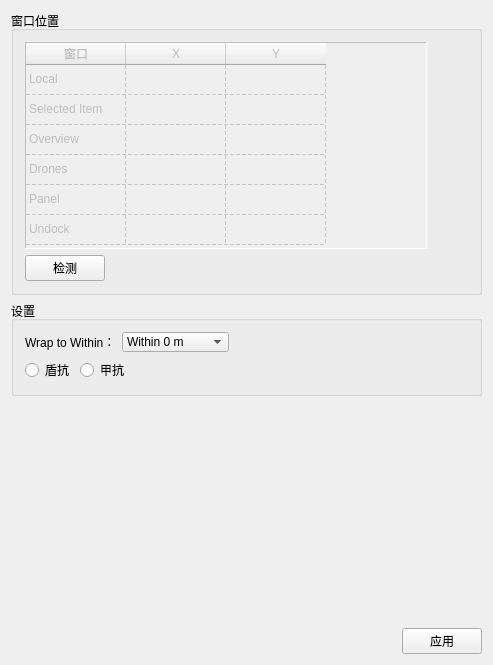
<?xml version="1.0" encoding="UTF-8"?>
<ui version="4.0">
 <class>SchemeWindow</class>
 <widget class="QWidget" name="SchemeWindow">
  <property name="enabled">
   <bool>true</bool>
  </property>
  <property name="geometry">
   <rect>
    <x>0</x>
    <y>0</y>
    <width>493</width>
    <height>665</height>
   </rect>
  </property>
  <property name="windowTitle">
   <string>SchemeWindow</string>
  </property>
  <layout class="QVBoxLayout" name="verticalLayout_4">
   <item>
    <widget class="QGroupBox" name="groupBox">
     <property name="title">
      <string>窗口位置</string>
     </property>
     <layout class="QVBoxLayout" name="verticalLayout">
      <item>
       <layout class="QHBoxLayout" name="horizontalLayout">
        <item>
         <widget class="QTableWidget" name="tableWidget">
          <property name="enabled">
           <bool>false</bool>
          </property>
          <property name="sizePolicy">
           <sizepolicy hsizetype="Expanding" vsizetype="Preferred">
            <horstretch>0</horstretch>
            <verstretch>0</verstretch>
           </sizepolicy>
          </property>
          <property name="minimumSize">
           <size>
            <width>402</width>
            <height>207</height>
           </size>
          </property>
          <property name="frameShape">
           <enum>QFrame::Panel</enum>
          </property>
          <property name="autoScroll">
           <bool>false</bool>
          </property>
          <property name="gridStyle">
           <enum>Qt::DashLine</enum>
          </property>
          <attribute name="horizontalHeaderVisible">
           <bool>true</bool>
          </attribute>
          <attribute name="verticalHeaderVisible">
           <bool>false</bool>
          </attribute>
          <attribute name="verticalHeaderHighlightSections">
           <bool>false</bool>
          </attribute>
          <row>
           <property name="text">
            <string>Local</string>
           </property>
          </row>
          <row>
           <property name="text">
            <string>Selected Item</string>
           </property>
          </row>
          <row>
           <property name="text">
            <string>Overview</string>
           </property>
          </row>
          <row>
           <property name="text">
            <string>Drones</string>
           </property>
          </row>
          <row>
           <property name="text">
            <string>Panel</string>
           </property>
          </row>
          <row>
           <property name="text">
            <string>Undock</string>
           </property>
          </row>
          <column>
           <property name="text">
            <string>窗口</string>
           </property>
          </column>
          <column>
           <property name="text">
            <string>X</string>
           </property>
          </column>
          <column>
           <property name="text">
            <string>Y</string>
           </property>
          </column>
          <item row="0" column="0">
           <property name="text">
            <string>Local</string>
           </property>
          </item>
          <item row="1" column="0">
           <property name="text">
            <string>Selected Item</string>
           </property>
          </item>
          <item row="2" column="0">
           <property name="text">
            <string>Overview</string>
           </property>
          </item>
          <item row="3" column="0">
           <property name="text">
            <string>Drones</string>
           </property>
          </item>
          <item row="4" column="0">
           <property name="text">
            <string>Panel</string>
           </property>
          </item>
          <item row="5" column="0">
           <property name="text">
            <string>Undock</string>
           </property>
          </item>
         </widget>
        </item>
        <item>
         <spacer name="horizontalSpacer_2">
          <property name="orientation">
           <enum>Qt::Horizontal</enum>
          </property>
          <property name="sizeHint" stdset="0">
           <size>
            <width>40</width>
            <height>20</height>
           </size>
          </property>
         </spacer>
        </item>
       </layout>
      </item>
      <item>
       <layout class="QHBoxLayout" name="horizontalLayout_2">
        <item>
         <widget class="QPushButton" name="pbwdetected">
          <property name="enabled">
           <bool>true</bool>
          </property>
          <property name="minimumSize">
           <size>
            <width>80</width>
            <height>0</height>
           </size>
          </property>
          <property name="maximumSize">
           <size>
            <width>80</width>
            <height>16777215</height>
           </size>
          </property>
          <property name="text">
           <string>检测</string>
          </property>
         </widget>
        </item>
        <item>
         <spacer name="horizontalSpacer">
          <property name="orientation">
           <enum>Qt::Horizontal</enum>
          </property>
          <property name="sizeHint" stdset="0">
           <size>
            <width>40</width>
            <height>20</height>
           </size>
          </property>
         </spacer>
        </item>
       </layout>
      </item>
     </layout>
    </widget>
   </item>
   <item>
    <widget class="QGroupBox" name="groupBox_2">
     <property name="title">
      <string>设置</string>
     </property>
     <layout class="QVBoxLayout" name="verticalLayout_2">
      <item>
       <layout class="QHBoxLayout" name="horizontalLayout_3">
        <item>
         <widget class="QLabel" name="label">
          <property name="text">
           <string>Wrap to Within：</string>
          </property>
         </widget>
        </item>
        <item>
         <widget class="QComboBox" name="cbWrap">
          <property name="sizePolicy">
           <sizepolicy hsizetype="Preferred" vsizetype="Fixed">
            <horstretch>0</horstretch>
            <verstretch>0</verstretch>
           </sizepolicy>
          </property>
          <property name="minimumSize">
           <size>
            <width>100</width>
            <height>20</height>
           </size>
          </property>
          <item>
           <property name="text">
            <string>Within 0 m</string>
           </property>
          </item>
          <item>
           <property name="text">
            <string>Within 10 km</string>
           </property>
          </item>
          <item>
           <property name="text">
            <string>Within 20 km</string>
           </property>
          </item>
          <item>
           <property name="text">
            <string>Within 30 km</string>
           </property>
          </item>
          <item>
           <property name="text">
            <string>Within 50 km</string>
           </property>
          </item>
          <item>
           <property name="text">
            <string>Within 70 km</string>
           </property>
          </item>
          <item>
           <property name="text">
            <string>Within 100 km</string>
           </property>
          </item>
         </widget>
        </item>
        <item>
         <spacer name="horizontalSpacer_3">
          <property name="orientation">
           <enum>Qt::Horizontal</enum>
          </property>
          <property name="sizeHint" stdset="0">
           <size>
            <width>40</width>
            <height>20</height>
           </size>
          </property>
         </spacer>
        </item>
       </layout>
      </item>
      <item>
       <layout class="QHBoxLayout" name="horizontalLayout_4">
        <item>
         <widget class="QRadioButton" name="rbShield">
          <property name="text">
           <string>盾抗</string>
          </property>
         </widget>
        </item>
        <item>
         <widget class="QRadioButton" name="rbArmour">
          <property name="text">
           <string>甲抗</string>
          </property>
         </widget>
        </item>
        <item>
         <spacer name="horizontalSpacer_4">
          <property name="orientation">
           <enum>Qt::Horizontal</enum>
          </property>
          <property name="sizeHint" stdset="0">
           <size>
            <width>40</width>
            <height>20</height>
           </size>
          </property>
         </spacer>
        </item>
       </layout>
      </item>
     </layout>
    </widget>
   </item>
   <item>
    <layout class="QHBoxLayout" name="horizontalLayout_5">
     <item>
      <spacer name="horizontalSpacer_5">
       <property name="orientation">
        <enum>Qt::Horizontal</enum>
       </property>
       <property name="sizeHint" stdset="0">
        <size>
         <width>40</width>
         <height>20</height>
        </size>
       </property>
      </spacer>
     </item>
     <item>
      <layout class="QVBoxLayout" name="verticalLayout_3">
       <item>
        <spacer name="verticalSpacer">
         <property name="orientation">
          <enum>Qt::Vertical</enum>
         </property>
         <property name="sizeHint" stdset="0">
          <size>
           <width>20</width>
           <height>366</height>
          </size>
         </property>
        </spacer>
       </item>
       <item>
        <widget class="QPushButton" name="pbApply">
         <property name="text">
          <string>应用</string>
         </property>
        </widget>
       </item>
      </layout>
     </item>
    </layout>
   </item>
  </layout>
 </widget>
 <layoutdefault spacing="6" margin="11"/>
 <resources/>
 <connections/>
</ui>
